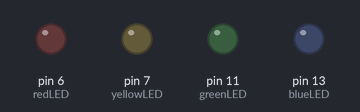
The sketch below on a simulated Arduino Uno, built with avr-gcc and run on an emulated ATmega328P. Shown: output pins drawn as LEDs (lit = HIGH).

Above: at 0.6 s.
At 4.3 s:
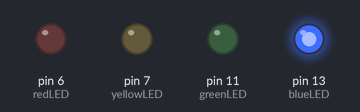
At 6.1 s:
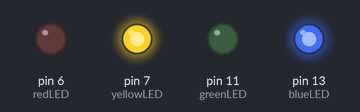
At 7.9 s:
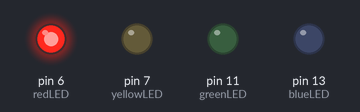
At 11.5 s:
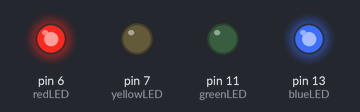
At 16.9 s:
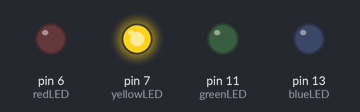
Timing chart, 0 to 18.7 s (numbered marks = the images above):
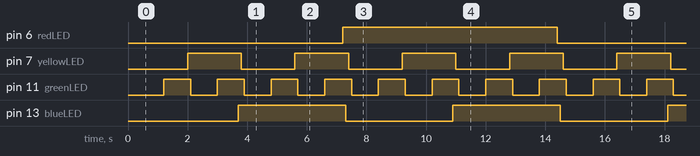

The sketch:

sketch_jan10a.ino
```cpp
//A CODE THE BLINKS LED ACCORDING TO BINARY PATTERN
int yellowLED = 7;
int redLED = 6;
int blueLED = 13;
int greenLED = 11;
int dit = 100;
int dat= 500;
void setup() {
pinMode(redLED,OUTPUT);
pinMode(blueLED,OUTPUT);
pinMode(greenLED,OUTPUT);
pinMode(yellowLED,OUTPUT);
}
void loop() {
//  count n
digitalWrite(redLED,LOW);
delay(dit);
digitalWrite(blueLED,LOW);
delay(dit);
digitalWrite(yellowLED,LOW);
delay(dit);
digitalWrite(greenLED,LOW);
delay(dit);
delay(dat);//0000
//  count n
digitalWrite(redLED,LOW);
delay(dit);
digitalWrite(blueLED,LOW);
delay(dit);
digitalWrite(yellowLED,LOW);
delay(dit);
digitalWrite(greenLED,HIGH);
delay(dit);
delay(dat);//0001
//  count n
digitalWrite(redLED,LOW);
delay(dit);
digitalWrite(blueLED,LOW);
delay(dit);
digitalWrite(yellowLED,HIGH);
delay(dit);
digitalWrite(greenLED,LOW);
delay(dit);
delay(dat);//0010
//  count n
digitalWrite(redLED,LOW);
delay(dit);
digitalWrite(blueLED,LOW);
delay(dit);
digitalWrite(yellowLED,HIGH);
delay(dit);
digitalWrite(greenLED,HIGH);
delay(dit);
delay(dat);//0011
//  count n
digitalWrite(redLED,LOW);
delay(dit);
digitalWrite(blueLED,HIGH);
delay(dit);
digitalWrite(yellowLED,LOW);
delay(dit);
digitalWrite(greenLED,LOW);
delay(dit);
delay(dat);//0100
//  count n
digitalWrite(redLED,LOW);
delay(dit);
digitalWrite(blueLED,HIGH);
delay(dit);
digitalWrite(yellowLED,LOW);
delay(dit);
digitalWrite(greenLED,HIGH);
delay(dit);
delay(dat);//0101
//  count n
digitalWrite(redLED,LOW);
delay(dit);
digitalWrite(blueLED,HIGH);
delay(dit);
digitalWrite(yellowLED,HIGH);
delay(dit);
digitalWrite(greenLED,LOW);
delay(dit);
delay(dat);
//0110
//  count n
digitalWrite(redLED,LOW);
delay(dit);
digitalWrite(blueLED,HIGH);
delay(dit);
digitalWrite(yellowLED,HIGH);
delay(dit);
digitalWrite(greenLED,HIGH);
delay(dit);
delay(dat);//0111
//  count n
digitalWrite(redLED,HIGH);
delay(dit);
digitalWrite(blueLED,LOW);
delay(dit);
digitalWrite(yellowLED,LOW);
delay(dit);
digitalWrite(greenLED,LOW);
delay(dit);
delay(dat);//1000
//  count n
digitalWrite(redLED,HIGH);
delay(dit);
digitalWrite(blueLED,LOW);
delay(dit);
digitalWrite(yellowLED,LOW);
delay(dit);
digitalWrite(greenLED,HIGH);
delay(dit);
delay(dat);//1001
//  count n
digitalWrite(redLED,HIGH);
delay(dit);
digitalWrite(blueLED,LOW);
delay(dit);
digitalWrite(yellowLED,HIGH);
delay(dit);
digitalWrite(greenLED,LOW);
delay(dit);
delay(dat);
//1010
//  count n
digitalWrite(redLED,HIGH);
delay(dit);
digitalWrite(blueLED,LOW);
delay(dit);
digitalWrite(yellowLED,HIGH);
delay(dit);
digitalWrite(greenLED,HIGH);
delay(dit);
delay(dat);//1011
//  count n
digitalWrite(redLED,HIGH);
delay(dit);
digitalWrite(blueLED,HIGH);
delay(dit);
digitalWrite(yellowLED,LOW);
delay(dit);
digitalWrite(greenLED,LOW);
delay(dit);
delay(dat);//1100
//  count n
digitalWrite(redLED,HIGH);
delay(dit);
digitalWrite(blueLED,HIGH);
delay(dit);
digitalWrite(yellowLED,LOW);
delay(dit);
digitalWrite(greenLED,HIGH);
delay(dit);
delay(dat);//1101
//  count n
digitalWrite(redLED,HIGH);
delay(dit);
digitalWrite(blueLED,HIGH);
delay(dit);
digitalWrite(yellowLED,HIGH);
delay(dit);
digitalWrite(greenLED,LOW);
delay(dit);
delay(dat);//1110
//  count n
digitalWrite(redLED,HIGH);
delay(dit);
digitalWrite(blueLED,HIGH);
delay(dit);
digitalWrite(yellowLED,HIGH);
delay(dit);
digitalWrite(greenLED,HIGH);
delay(dit);
delay(dat);//1111
}
```

Measured:
- by itself, pin 6 (redLED): alternates HIGH for 7.2 s and LOW for 7.2 s
- by itself, pin 7 (yellowLED): alternates HIGH for 1.8 s and LOW for 1.8 s
- by itself, pin 11 (greenLED): alternates HIGH for 0.90 s and LOW for 0.90 s
- by itself, pin 13 (blueLED): alternates HIGH for 3.6 s and LOW for 3.6 s
